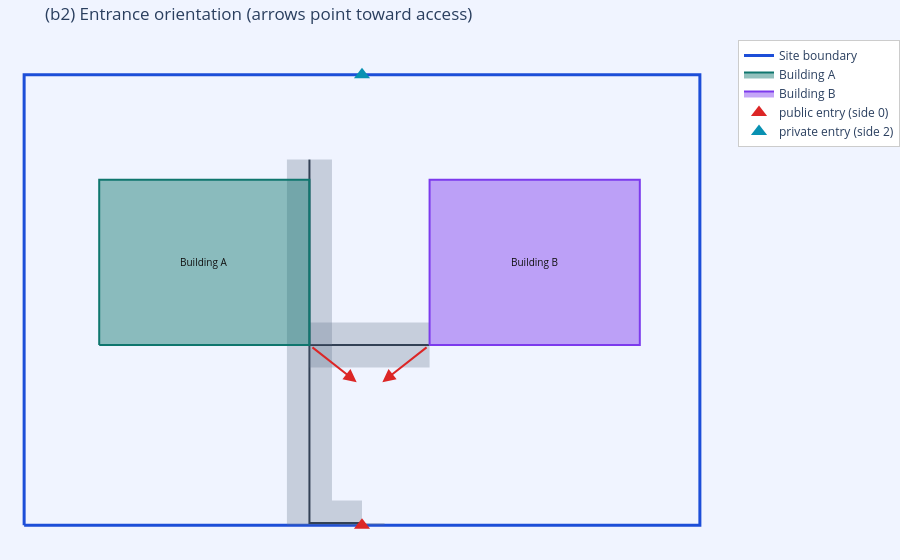

Notebook code cell kept with this figure:
### Markdown cell above
## (b2) Entrance orientation — entrances face the nearest path

### Code cell
orient = building_entrance_orientation(BUILDINGS, entries, circ)
print(orient['summary'])
for b in orient['buildings']:
    print(f"  {b['building_id']}: faces {b['faces']}  dir={b['entrance_direction']}  d={b['distance_m']} m")

fig = base_fig('(b2) Entrance orientation (arrows point toward access)')
add_circulation(fig, circ)
add_buildings(fig, BUILDINGS)
for b in orient['buildings']:
    if not b['entrance_point']:
        continue
    ex, ey, _ = b['entrance_point']
    dx, dy = b['entrance_direction']
    fig.add_annotation(x=ex + dx * 8, y=ey + dy * 8, ax=ex, ay=ey,
                       xref='x', yref='y', axref='x', ayref='y',
                       showarrow=True, arrowhead=2, arrowsize=1.3, arrowwidth=2,
                       arrowcolor='#dc2626')
add_entries(fig, entries)
fig.show()

### Figure 1 — Plotly figure (JSON) as saved in the notebook; plotly's stock layout.template omitted (floating-point values rounded to 4 significant figures)
{"data": [{"hoverinfo": "skip", "line": {"color": "#1d4ed8", "width": 3}, "mode": "lines", "name": "Site boundary", "showlegend": true, "type": "scatter", "x": [0.0, 90.0, 90.0, 0.0, 0.0, 0.0], "y": [0.0, 0.0, 60.0, 60.0, 0.0, 0.0]}, {"fill": "toself", "fillcolor": "rgba(100,116,139,0.30)", "hoverinfo": "skip", "line": {"color": "rgba(100,116,139,0.0)", "width": 0}, "mode": "lines", "showlegend": false, "type": "scatter", "x": [48.0, 48.0, 42.0, 42.0, 48.0, 48.0], "y": [0.3, 0.0, 0.0, 0.3, 0.3, 0.3]}, {"hoverinfo": "skip", "line": {"color": "#334155", "width": 2}, "mode": "lines", "name": "path_0 -> parking_zone_0", "showlegend": false, "type": "scatter", "x": [45.0, 45.0], "y": [0.0, 0.3]}, {"fill": "toself", "fillcolor": "rgba(100,116,139,0.30)", "hoverinfo": "skip", "line": {"color": "rgba(100,116,139,0.0)", "width": 0}, "mode": "lines", "showlegend": false, "type": "scatter", "x": [35.0, 41.0, 41.0, 45.0, 45.0, 35.0, 35.0, 35.0], "y": [24.0, 24.0, 3.3, 3.3, 0.0, 0.0, 24.0, 24.0]}, {"hoverinfo": "skip", "line": {"color": "#334155", "width": 2}, "mode": "lines", "name": "path_1 -> bld_A", "showlegend": false, "type": "scatter", "x": [45.0, 38.0, 38.0], "y": [0.3, 0.3, 24.0]}, {"fill": "toself", "fillcolor": "rgba(100,116,139,0.30)", "hoverinfo": "skip", "line": {"color": "rgba(100,116,139,0.0)", "width": 0}, "mode": "lines", "showlegend": false, "type": "scatter", "x": [54.0, 38.0, 38.0, 54.0, 54.0, 54.0], "y": [21.0, 21.0, 27.0, 27.0, 21.0, 21.0]}, {"hoverinfo": "skip", "line": {"color": "#334155", "width": 2}, "mode": "lines", "name": "path_2 -> bld_B", "showlegend": false, "type": "scatter", "x": [38.0, 54.0], "y": [24.0, 24.0]}, {"fill": "toself", "fillcolor": "rgba(100,116,139,0.30)", "hoverinfo": "skip", "line": {"color": "rgba(100,116,139,0.0)", "width": 0}, "mode": "lines", "showlegend": false, "type": "scatter", "x": [41.0, 41.0, 35.0, 35.0, 41.0, 41.0], "y": [48.7, 24.0, 24.0, 48.7, 48.7, 48.7]}, {"hoverinfo": "skip", "line": {"color": "#334155", "width": 2}, "mode": "lines", "name": "path_3 -> parking_zone_1", "showlegend": false, "type": "scatter", "x": [38.0, 38.0], "y": [24.0, 48.7]}, {"fill": "toself", "fillcolor": "rgba(15,118,110,0.45)", "hoverinfo": "skip", "line": {"color": "rgba(15,118,110,1)", "width": 2}, "mode": "lines", "name": "Building A", "showlegend": true, "type": "scatter", "x": [10.0, 38.0, 38.0, 10.0, 10.0], "y": [24.0, 24.0, 46.0, 46.0, 24.0]}, {"fill": "toself", "fillcolor": "rgba(124,58,237,0.45)", "hoverinfo": "skip", "line": {"color": "rgba(124,58,237,1)", "width": 2}, "mode": "lines", "name": "Building B", "showlegend": true, "type": "scatter", "x": [54.0, 82.0, 82.0, 54.0, 54.0], "y": [24.0, 24.0, 46.0, 46.0, 24.0]}, {"hoverinfo": "skip", "marker": {"color": "#dc2626", "size": 14, "symbol": "triangle-up"}, "mode": "markers", "name": "public entry (side 0)", "showlegend": true, "type": "scatter", "x": [45.0], "y": [0.0]}, {"hoverinfo": "skip", "marker": {"color": "#0891b2", "size": 14, "symbol": "triangle-up"}, "mode": "markers", "name": "private entry (side 2)", "showlegend": true, "type": "scatter", "x": [45.0], "y": [60.0]}], "layout": {"annotations": [{"font": {"color": "#111", "size": 10}, "showarrow": false, "text": "Building A", "x": 24.0, "y": 35.0}, {"font": {"color": "#111", "size": 10}, "showarrow": false, "text": "Building B", "x": 68.0, "y": 35.0}, {"arrowcolor": "#dc2626", "arrowhead": 2, "arrowsize": 1.3, "arrowwidth": 2, "ax": 38.0, "axref": "x", "ay": 24.0, "ayref": "y", "showarrow": true, "x": 44.29, "xref": "x", "y": 19.06, "yref": "y"}, {"arrowcolor": "#dc2626", "arrowhead": 2, "arrowsize": 1.3, "arrowwidth": 2, "ax": 54.0, "axref": "x", "ay": 24.0, "ayref": "y", "showarrow": true, "x": 47.71, "xref": "x", "y": 19.06, "yref": "y"}], "legend": {"bgcolor": "white", "bordercolor": "#ccc", "borderwidth": 1, "x": 1.02, "y": 1}, "margin": {"b": 0, "l": 0, "r": 0, "t": 40}, "paper_bgcolor": "#f0f4ff", "plot_bgcolor": "#f0f4ff", "title": {"text": "(b2) Entrance orientation (arrows point toward access)"}, "xaxis": {"visible": false}, "yaxis": {"scaleanchor": "x", "scaleratio": 1, "visible": false}}}
